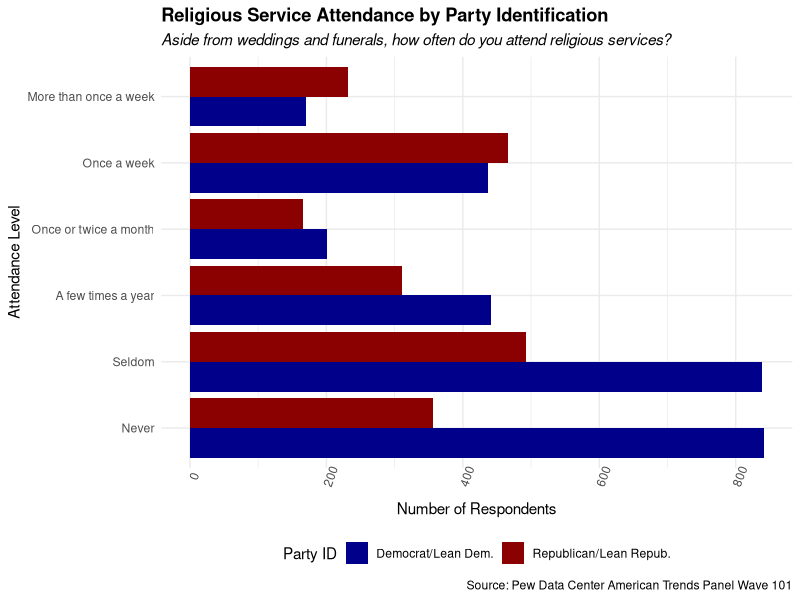
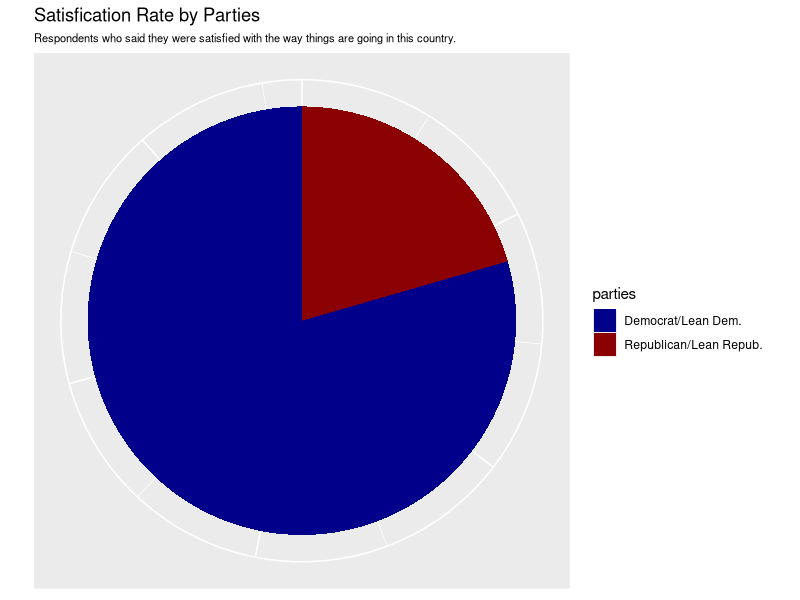

Source code (R) for these figures, in order:
## ---- chunk 1
#| echo: false
#| message: false
 
library (tidyverse)
library (haven)
data <- read_sav("data/ATP_W101.sav")
## ---- chunk 2
#| code-fold: true
#| code-summary: "Show data cleaning code"

# create data for first chart
chart1data <- data %>%
  filter(F_PARTYSUM_FINAL == 1 | F_PARTYSUM_FINAL == 2 ) %>%
  mutate(parties = case_when(F_PARTYSUM_FINAL == 1 ~"Republican/Lean Repub.", 
                             F_PARTYSUM_FINAL == 2 ~ "Democrat/Lean Dem.", 
                             TRUE~NA_character_)) %>%
  mutate(religiousactivity = case_when(F_ATTEND ==1 ~ "More than once a week", 
                                       F_ATTEND == 2 ~ "Once a week", 
                                       F_ATTEND == 3 ~ "Once or twice a month", 
                                       F_ATTEND ==4 ~ "A few times a year", 
                                       F_ATTEND ==5 ~ "Seldom", 
                                       F_ATTEND ==6 ~ "Never", 
                                       TRUE~NA_character_ ))

# create levels for religious activity variable
rel_levels = c("Never", "Seldom", "A few times a year", "Once or twice a month", "Once a week", "More than once a week")  

# factor the religious activity variable
chart1data <- chart1data %>% 
  mutate(religiousactivity = factor(religiousactivity, levels = rel_levels))
## ---- chunk 3
#| code-fold: true
#| code-summary: "Show code for chart"
#| message: false

chart1 <- chart1data %>% 
  filter(!is.na(religiousactivity)) %>%
  ggplot(aes(religiousactivity, fill=parties)) +
  geom_bar(position = "dodge") +
  scale_fill_manual(values = c("darkblue", "darkred")) +
  coord_flip() +
  theme_minimal() +
  labs(
    title = "Religious Service Attendance by Party Identification",
    subtitle = "Aside from weddings and funerals, how often do you attend religious services?",
    x = "Attendance Level",
    y = "Number of Respondents",
    caption = "Source: Pew Data Center American Trends Panel Wave 101",
    fill = "Party ID"
  ) +
  theme(
    axis.text.x = element_text(angle = 70), 
    legend.position = "bottom",
    plot.title = element_text(face = "bold"),
    plot.subtitle = element_text(face = "italic")
  )

chart1
## ---- chunk 4

#| code-fold: true
#| code-summary: "Show data cleaning code"

chart2data <- chart1data %>%
  filter(SATIS_W101 != 99) %>%
  mutate(satisfied = ifelse(SATIS_W101==1, 1, 0)) %>%
  mutate(notsatisfied = ifelse(SATIS_W101==2, 1, 0)) %>%
  group_by(parties) %>%
  summarize(satisfied = sum(satisfied), notsatisfied = sum(notsatisfied))

## ---- chunk 5
#| code-fold: true
#| code-summary: "Show code for chart"
#| message: false

chart2data %>%
  ggplot(aes (x = "", y =satisfied, fill=parties)) +
    geom_col() +
      coord_polar("y", start=0) +
        scale_fill_manual(values = c("darkblue", "darkred")) +
          theme (axis.text = element_blank(),axis.ticks = element_blank(), axis.title = element_blank(), plot.subtitle =   element_text(size = 8)) +
            labs(
    title = "Satisfication Rate by Parties",
    subtitle = "Respondents who said they were satisfied with the way things are going in this country." )
  
  
